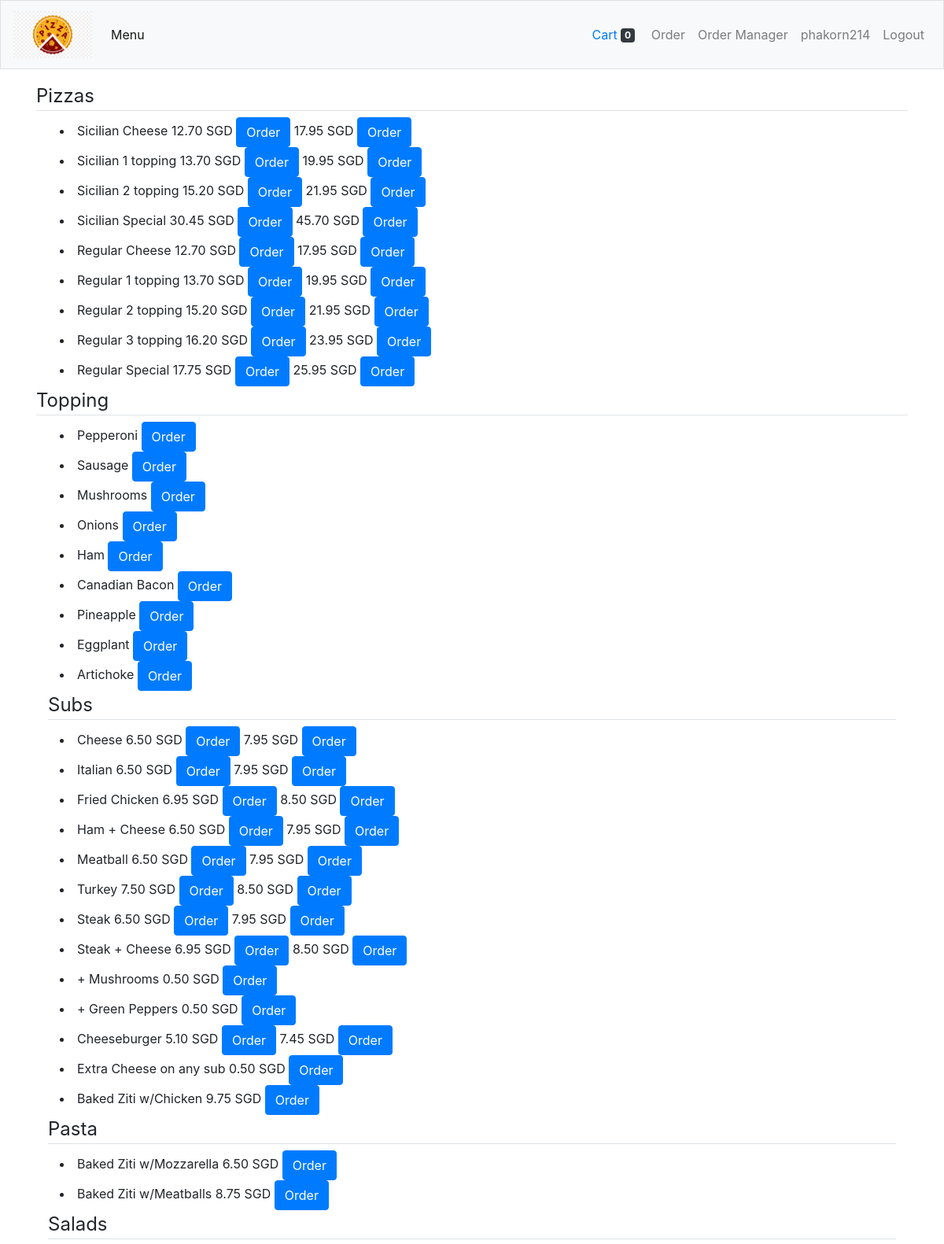
Screenshot of / (signed in, upper part) with the database file from the repository.
### orders/models.py (models this page shows, shortened)
class Pizza(models.Model):
    style = models.CharField(
        max_length=20,
        choices=STYLES
    )
    name = models.CharField(
        max_length=20,
    )
    small_price = models.DecimalField(
        max_digits=5,
        decimal_places=2,
        help_text="Price in USD"
    )
    big_price = models.DecimalField(
        max_digits=5,
        decimal_places=2,
        help_text="Price in USD"
    )
    max_topping=models.IntegerField(default=0)

class Topping(models.Model):
    name = models.CharField(max_length=40)

class Category(models.Model):
    name=models.CharField(max_length=64)
    def __str__(self):
        return f"{self.name}"

class Item(models.Model):
    name = models.CharField(max_length=50)
    small_price = models.DecimalField(
        max_digits=5,
        decimal_places=2,
        help_text="Price in USD"
    )
    big_price = models.DecimalField(
        max_digits=5,
        decimal_places=2,
        help_text="Price in USD",
        null=True,
        blank=True
    )
    category=models.ForeignKey(Category,on_delete=models.CASCADE)

### orders/views.py (the view)
# urls.py: path("", views.index, name='index'),
def index(request):
    if not request.user.is_authenticated:
        return HttpResponseRedirect(reverse("login"))
    order_number = get_order_num(request.user)
    print(order_number)
    context = {
        "pizzas": Pizza.objects.all(),
        "toppings": Topping.objects.all(),
        "items": Item.objects.all(),
        "categories": Category.objects.all(),
        "order_number": order_number
    }
    return render(request, "orders/index.html", context)

### orders/views.py (called while the page is built)
def get_order_num(user):
    try:
        check_order = Order.objects.get(user_id=user, status="Ordering").id
    except Order.DoesNotExist:
        add_order=Order(user=user, status="Ordering")
        add_order.save()
    return Order.objects.get(user_id=user, status="Ordering").id

### orders/templates/orders/index.html
{% extends "orders/layout.html" %}
{% load crispy_forms_tags %}
{% block content %}
    <legend class="border-bottom mb-12">Pizzas</legend>
    <div class="container menu-container">
        <div class="col-md-12">
          {% for pizza in pizzas %}
                <li>
                    {{ pizza.style }}
                    {{ pizza.name }}
                    {{ pizza.small_price }} SGD
                    <form class="d-inline-block" method="get" action="{% url 'addPizza' pizza.id pizza.small_price %}">
                    <button type="submit" class="btn btn-primary">
                        Order
                    </button>
                    {{ pizza.big_price }} SGD
                    <form class="d-inline-block" method="get" action="{% url 'addPizza' pizza.id pizza.big_price %}">
                    <button type="submit" class="btn btn-primary">
                        Order
                    </button>
                    </form>
                </li>
          {% endfor %}
        </div>
    </div>
    <legend class="border-bottom mb-12">Topping</legend>
    <div class="container menu-container">
        <div class="col-md-12">
          {% for topping in toppings %}
                <li>
                    {{ topping.name }}
                    <form class="d-inline-block" method="get" action="{% url 'addTopping' topping.id %}">
                    <button type="submit" class="btn btn-primary">
                        Order
                    </button>
                    </form>
                </li>
          {% endfor %}
        </div>
    </div>
    {% for category in categories %}
    <div class="container menu-container">
        <legend class="border-bottom mb-12"> {{ category }}</legend>
        <div class="col-md-12">
            {% for item in category.item_set.all %}
                <li>
                    {{ item.name }}
                    {{ item.small_price }} SGD
                    <form class="d-inline-block" method="get" action="{% url 'addItem' item.id item.small_price %}">
                    <button type="submit" class="btn btn-primary">
                        Order
                    </button>
                    </form>
                    {% if item.big_price != None %}
                      {{ item.big_price }} SGD
                      <form class="d-inline-block" method="get" action="{% url 'addItem' item.id item.big_price %}">
                      <button type="submit" class="btn btn-primary">
                          Order
                      </button>
                      </form>
                    {% endif %}
                </li>
            {% endfor %}
        </div>
    </div>
    {% endfor %}
{% endblock content%}

### orders/templates/orders/layout.html (shortened to what this page needs)
{% load static %}
<!DOCTYPE html>
<html lang="en">
    <head>
        <link rel="stylesheet" type="text/css" media="screen" href="{% static 'bootstrap.min.css' %}" />
        <link rel="stylesheet" href="{% static 'style.css' %}">
    </head>
    <body>
            <nav class="navbar navbar-expand-lg navbar-light bg-light border">
                    <a class="navbar-brand" href="{% url 'index' %}">
                        <img src="{% static 'pizza.png' %}" width="100" height="60" alt="Pizza">
                    </a>
                    <div class="collapse navbar-collapse" id="navbarNavDropdown">
                    {% if user.is_authenticated %}
                      <ul class="navbar-nav">
                        <li class="nav-item active">
                          <a class="nav-link" href="{% url 'index' %}">Menu</a>
                        </li>
                      </ul>
                      <ul class="navbar-nav ml-auto">
                          <button type="button" class="btn btn-light">
                              <a href="{%url "cart" %}">
                                Cart
                              </a>
                              <span id="cart_badge" data-items="0" class="badge badge-dark">
                                0
                              </span>
                          </button>
                          <li class="nav-item"><a class="nav-link" href="{% url 'order' %}">Order</a></li>
                          {% if user.is_superuser %}
                          <li class="nav-item"><a class="nav-link" href="{% url 'orderManager' %}">Order Manager</a></li>
                          {% endif %}
                          <li class="nav-item"><a class="nav-link" href="#">{{ user.username }}</a></li>
                          <li class="nav-item"><a class="nav-link" href="{% url 'logout' %}">Logout</a></li>
                      </ul>
                    {% else %}
                        <ul class="navbar-nav ml-auto">
                            <li class="nav-item"><a class="nav-link" href="{% url 'register' %}">Register</a></li>
                            <li class="nav-item"><a class="nav-link" href="{% url 'login' %}">Login</a></li>
                        </ul>
                    {% endif %}
                    </div>
                  </nav>
    </body>
    <main class="container p-3">
        {% block content %}{% endblock %}
    </main>
</html>

### orders/static/style.css (style rules this page uses)
main { overflow-x: auto; }
.menu-container { display: flex; flex-direction: row; flex-wrap: wrap; justify-content: space-around; align-items: baseline; }

### rows the page displays
Pizza: style "Sicilian", name "Cheese", small_price "12.70", big_price "17.95"
Pizza: style "Sicilian", name "1 topping", small_price "13.70", big_price "19.95"
Pizza: style "Sicilian", name "2 topping", small_price "15.20", big_price "21.95"
Pizza: style "Sicilian", name "Special", small_price "30.45", big_price "45.70"
Pizza: style "Regular", name "Cheese", small_price "12.70", big_price "17.95"
Pizza: style "Regular", name "1 topping", small_price "13.70", big_price "19.95"
Pizza: style "Regular", name "2 topping", small_price "15.20", big_price "21.95"
Pizza: style "Regular", name "3 topping", small_price "16.20", big_price "23.95"
Pizza: style "Regular", name "Special", small_price "17.75", big_price "25.95"
Topping: name "Pepperoni"
Topping: name "Sausage"
Topping: name "Mushrooms"
Topping: name "Onions"
Topping: name "Ham"
Topping: name "Canadian Bacon"
Topping: name "Pineapple"
Topping: name "Eggplant"
Topping: name "Artichoke"
Category: name "Subs"
Item: name "Cheese", small_price "6.50", big_price "7.95"
Item: name "Italian", small_price "6.50", big_price "7.95"
Item: name "Fried Chicken", small_price "6.95", big_price "8.50"
Item: name "Ham + Cheese", small_price "6.50", big_price "7.95"
Item: name "Meatball", small_price "6.50", big_price "7.95"
Item: name "Turkey", small_price "7.50", big_price "8.50"
Item: name "Steak", small_price "6.50", big_price "7.95"
Item: name "Steak + Cheese", small_price "6.95", big_price "8.50"
Item: name "+ Mushrooms", small_price "0.50"
Item: name "+ Green Peppers", small_price "0.50"
Item: name "Cheeseburger", small_price "5.10", big_price "7.45"
Item: name "Extra Cheese on any sub", small_price "0.50"
Item: name "Baked Ziti w/Chicken", small_price "9.75"
Category: name "Pasta"
Item: name "Baked Ziti w/Mozzarella", small_price "6.50"
Item: name "Baked Ziti w/Meatballs", small_price "8.75"
Category: name "Salads"

### other values shown
{{ user.username }} "phakorn214"
